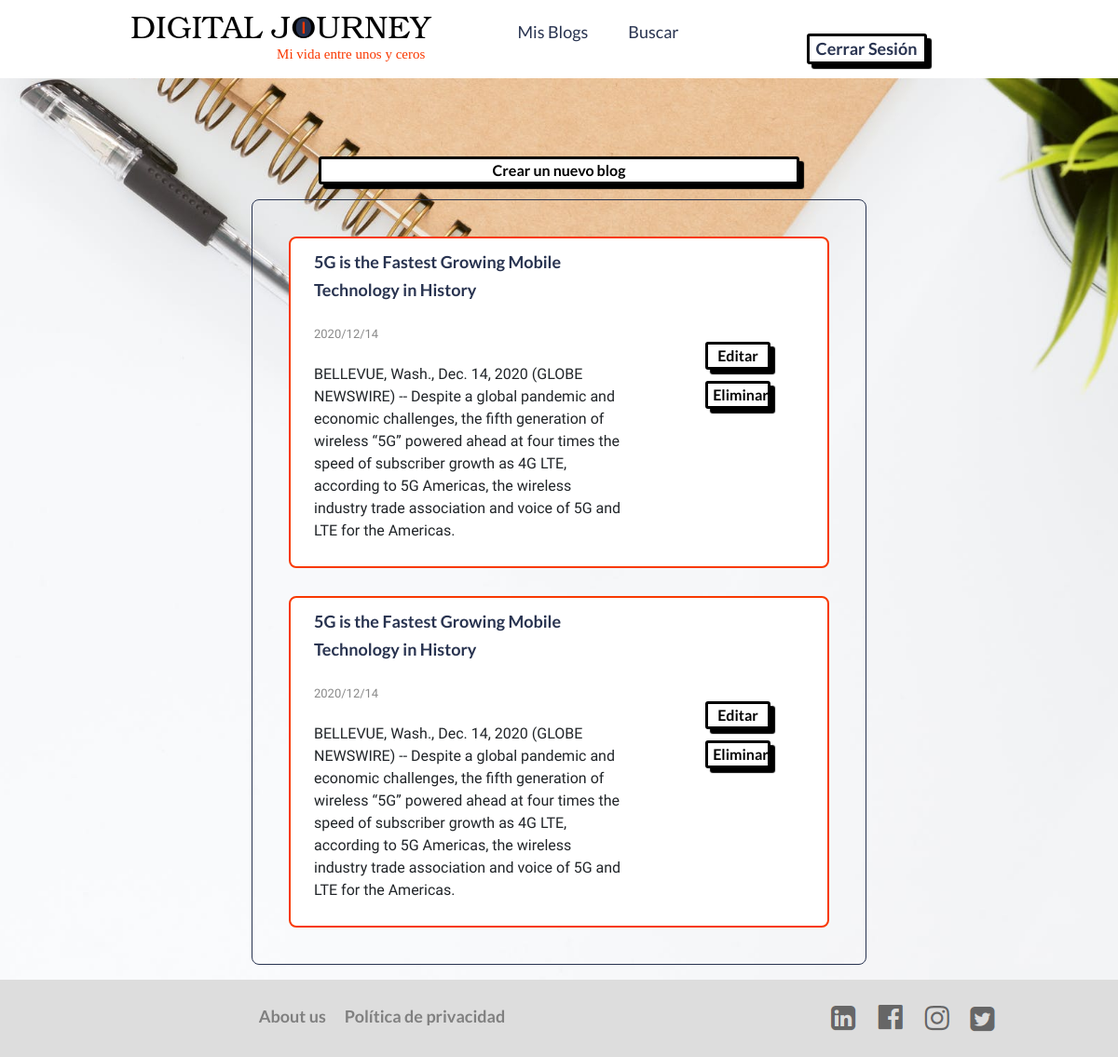
Page /MisBlogs (signed in) on the committed database.
### tables this page shows
CREATE TABLE publicacion (id_publicacion INTEGER PRIMARY KEY AUTOINCREMENT NOT NULL, titulo TEXT NOT NULL, cuerpo TEXT NOT NULL, es_publico BOOLEAN, fecha_publicacion DATETIME NOT NULL, id_categoriaPub INT NOT NULL REFERENCES categoria (id_categoria), id_usuarioPub INT NOT NULL REFERENCES usuario (id_usuario));

### app.py (the view, shortened to what this page needs)
@app.route("/MisBlogs", methods = ["GET", "POST"])
@login_required
def MisBlogs():
    if request.method == "GET":
        usuario = session["user_id"]
        userBlogs = db.execute("SELECT * FROM publicacion WHERE id_usuarioPub = :idUser",
                          idUser=usuario)
        if len(userBlogs) == 0:
            mensaje = "No tienes ningún blog asociado a tu cuenta"
            return render_template("MisBlogs.html", userBlogs = userBlogs)
        else:
            return render_template("MisBlogs.html", userBlogs = userBlogs)

### app.py (called while the page is built)
@app.after_request
def after_request(response):
    response.headers["Cache-Control"] = "no-cache, no-store, must-revalidate"
    response.headers["Expires"] = 0
    response.headers["Pragma"] = "no-cache"
    return response

### utils.py (called while the page is built)
def login_required(f):
    @wraps(f)
    def decorated_function(*args, **kwargs):
        if session.get("user_id") is None:
            return redirect("/")
        return f(*args, **kwargs)
    return decorated_function

### templates/MisBlogs.html (shortened to what this page needs)
<!DOCTYPE html>
<html lang="es">
<head>
    <link rel="stylesheet" href="https://cdn.jsdelivr.net/npm/bootstrap@4.5.3/dist/css/bootstrap.min.css">
    <link rel="stylesheet" href="/static/styles.css">
</head>
<body id="body_index">
    <header>
        <img class="logo" src="/static/logo.svg" alt="logo">
        <nav>
            <ul class="navlinks">
                <li><a href="/MisBlogs">Mis Blogs</a></li>
                <li><a href="/buscar">Buscar</a></li>
            </ul>
        </nav>
        <div style="text-align: center; width: 300px;"><button class="button"><a href="/logout">Cerrar Sesión</a></button></div>
    </header>
    <div>
        <form action="/MisBlogs" method="POST">
            <div style="text-align: center;"><button type="submit" class="button" value = "agregar" name="agregar">Crear un nuevo blog</button></div>
        </form>
    </div>
    <section class="box">
        <div>
            {% for blog in userBlogs %}
            <article class="articulo">
                <div class="container">
                    <div class="row" id="blog">
                        <div class="col-8">
                            <table>
                                <tr>
                                    <td>
                                        <form id = "form1" action="/blog" method="POST">
                                        <t2 class="titulo_blog"><a href="/blog/{{ blog['id_publicacion'] }}">{{ blog["titulo"] }}</a></t2>
                                        </form>
                                    </td>
                                </tr class="titulo">
                                <tr>
                                    <td>
                                        <t3 class="fechas">{{ blog["fecha_publicacion"] }}</t3>
                                    </td>
                                </tr>
                                <tr>
                                    <td>
                                        <p>{{ blog["cuerpo"] }}</p>
                                    </td>
                                </tr>
                            </table>
                        </div>
                        <div class="col-4 botones_articulo">
                        <form action="/MisBlogs" method="POST">
                            <div style="text-align: center;"><button type="submit" class="button" value = "Editar,{{ blog['id_publicacion'] }}" name="Editar">Editar</button></div>
                            <div style="text-align: center;"><button type="submit" class="button" value = "Eliminar,{{ blog['id_publicacion'] }}" name = "Eliminar">Eliminar</button></div>
                        </form>
                        </div>
                    </div>
                </div>
            </article>
            {% endfor %}
        </div>
    </section>
    <div class="footer">
        <div class="container">
            <div class="row">
                <div class="col-sm-8" style="text-align: center;">
                    <table>
                        <tr>
                            <td><a class="links_footer" href="#">About us</a></td>
                            <td><a class="links_footer" href="#">Política de privacidad</a></td>
                        </tr>
                    </table>
                </div>
                <div class="col-sm-4">
                    <table>
                        <tr>
                            <td>
                                <a href="#"><img src="/static/linkedin.PNG" alt="Linkedin" class="socialmedia"></a>
                            </td>
                            <td>
                                <a href="#"><img src="/static/fb.PNG" alt="Facebook" class="socialmedia"></a>
                            </td>
                            <td>
                                <a href="#"><img src="/static/ig.PNG" alt="Instagram" class="socialmedia"></a>
                            </td>
                            <td>
                                <a href="#"><img src="/static/tw.PNG" alt="Twitter" class="socialmedia"></a>
                            </td>
                        </tr>
                    </table>
                </div>
            </div>
        </div>
    </div>
</body>
</html>

### static/styles.css (style rules this page uses)
#body_index { margin: 0; padding: 0; background: url("/static/inicio.jpeg") no-repeat center; background-size: cover; font-family: 'Maven Pro', sans-serif; }
td { padding: 10px; }
table { margin: 0 auto; }
.footer { right: 0; bottom: 0; left: 0; padding: 1rem; background-color: #DDDDDD; text-align: center; flex: 0 0 50px; margin-top: auto; }
.socialmedia { height: 100%; }
.links_footer { color: gray; font-weight: bold; }
#blog { background-color: white; border: 2px solid #f83900; border-radius: 8px; }
.articulo { padding: 15px; }
.botones_articulo { text-align: center; padding-top: 100px; }
.titulo_blog { font-weight: bold; color: rgb(97, 97, 97); font-size: 20px; }
.fechas { color: rgb(138, 138, 138); font-size: small; }
.box { margin: 0 auto; margin-top: 1em; margin-bottom: 1em; position: relative; top: 10%; width: 55%; padding: 2%; font-family: 'Maven Pro', sans-serif; font-size: 1em; border: 1px solid #283350; border-radius: 8px; }
.button { width: 43%; height: 2%; padding: 0px 5px; margin: 0 auto; margin-top: 7%; background-color: #ffffff; border: 3px solid #283350; border-radius: 3px; box-shadow: 5px 5px 1px #283350; font-weight: bold; text-align: center; overflow: hidden; letter-spacing: 0in; font-family: "Lato", sans-serif; }
.button { width: 43%; height: 2%; padding: 0px 5px; margin: 0 auto; margin-top: 7%; background-color: #ffffff; border: 3px solid black; border-radius: 3px; box-shadow: 5px 5px 1px #000000; font-weight: bold; text-align: center; overflow: hidden; letter-spacing: 0in; }
body { display: flex; flex-direction: column; min-height: 100vh; }
li, a { font-family: "Lato", sans-serif; font-size: 18px; color: #283350; text-decoration: none; }
.logo { cursor: pointer; }
header { display: flex; justify-content: space-between; vertical-align: middle; align-items: center; padding: 15px 10%; background-color: white; }
.navlinks { list-style: none; font-family: 'Lato', sans-serif; }
.navlinks li { display: inline-block; padding: 0px 20px; }

### rows in the picture
publicacion: titulo "5G is the Fastest Growing Mobile Technology in History", fecha_publicacion "2020/12/14", cuerpo "BELLEVUE, Wash., Dec. 14, 2020 (GLOBE NEWSWIRE) -- Despite a global pandemic and economic challenges, the fifth generation of wireless “5G” powered ahead at four times the speed of subscriber growth as 4G LTE, according to 5G Americas, the wireless industry trade association and voice of 5G and LTE for the Americas."
publicacion: titulo "5G is the Fastest Growing Mobile Technology in History", fecha_publicacion "2020/12/14", cuerpo "BELLEVUE, Wash., Dec. 14, 2020 (GLOBE NEWSWIRE) -- Despite a global pandemic and economic challenges, the fifth generation of wireless “5G” powered ahead at four times the speed of subscriber growth as 4G LTE, according to 5G Americas, the wireless industry trade association and voice of 5G and LTE for the Americas."
